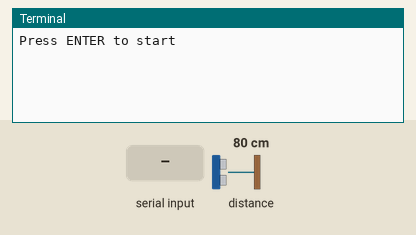
Simulated run of this program. Board: Raspberry Pi (BCM pin numbers) with a GoPiGo robot board. On the bench: the last lines printed to the terminal. Inputs (shaded band) come from the test bench; at power-on: distance to the obstacle 80 cm. M1 is the left motor and M2 the right.

Above: at 1.2 s.
1.3 s: "1" typed at the terminal
At 1.9 s:
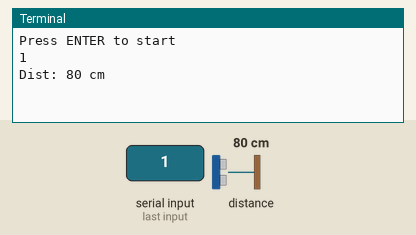
2.8 s: distance to the obstacle set to 2 cm
At 3.6 s:
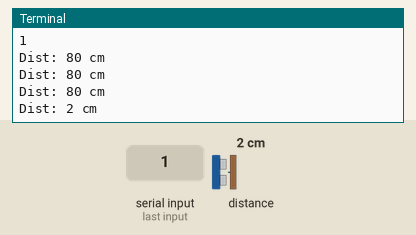
4.3 s: distance to the obstacle set to 4 cm
At 4.8 s:
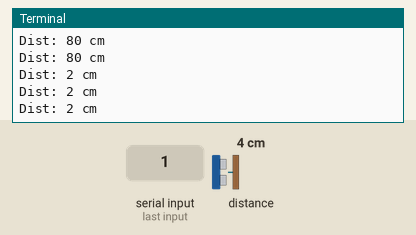
Timing chart, 0 to 7.3 s (numbered marks = the images above; inputs shaded):
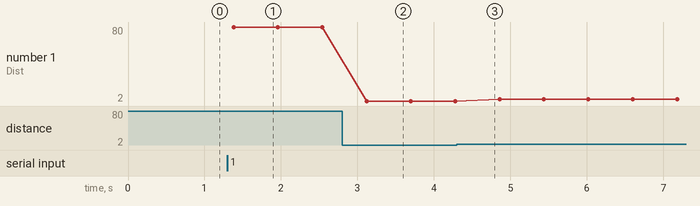

The program:

basic_obstacle_avoid.py
```python
#!/usr/bin/env python
########################################################################
# This example demonstrates using the Ultrasonic sensor with the GoPiGo
#
# In this examples, the GoPiGo keeps reading from the ultrasonic sensor and when it close to the an obstacle, it stops.
#
# http://www.dexterindustries.com/GoPiGo/
# History
# ------------------------------------------------
# Author     Date      		Comments
# Karan      21 Aug 14 		Initial Authoring
#
'''
## License
 GoPiGo for the Raspberry Pi: an open source robotics platform for the Raspberry Pi.
 Copyright (C) 2015  Dexter Industries

This program is free software: you can redistribute it and/or modify
it under the terms of the GNU General Public License as published by
the Free Software Foundation, either version 3 of the License, or
(at your option) any later version.

This program is distributed in the hope that it will be useful,
but WITHOUT ANY WARRANTY; without even the implied warranty of
MERCHANTABILITY or FITNESS FOR A PARTICULAR PURPOSE.  See the
GNU General Public License for more details.

You should have received a copy of the GNU General Public License
along with this program.  If not, see <http://www.gnu.org/licenses/gpl-3.0.txt>.
'''
#
########################################################################
#
# ! Attach Ultrasonic sensor to A1 Port.
#
########################################################################
from gopigo import *
import time

#distance_to_stop=20		#Distance from obstacle where the GoPiGo should stop
print "Press ENTER to start"
raw_input()				#Wait for input to start
#fwd()					#Start moving

while True:
	dist=us_dist(15)			#Find the distance of the object in front
	print "Dist:",dist,'cm'
#	if dist<distance_to_stop:	#If the object is closer than the "distance_to_stop" distance, stop the GoPiGo
#		print "Stopping"
#		stop()					#Stop the GoPiGo
#		break
	time.sleep(.5)
```

Measured:
- after the input at 1.3 s, the terminal: prints a new line at once (image 1)
- after the input at 2.8 s, the terminal: prints a new line after 0.32 s (image 2)
- plotted number 1: 80 → 2 after the input at 2.8 s, 2 → 4 after the input at 4.3 s
